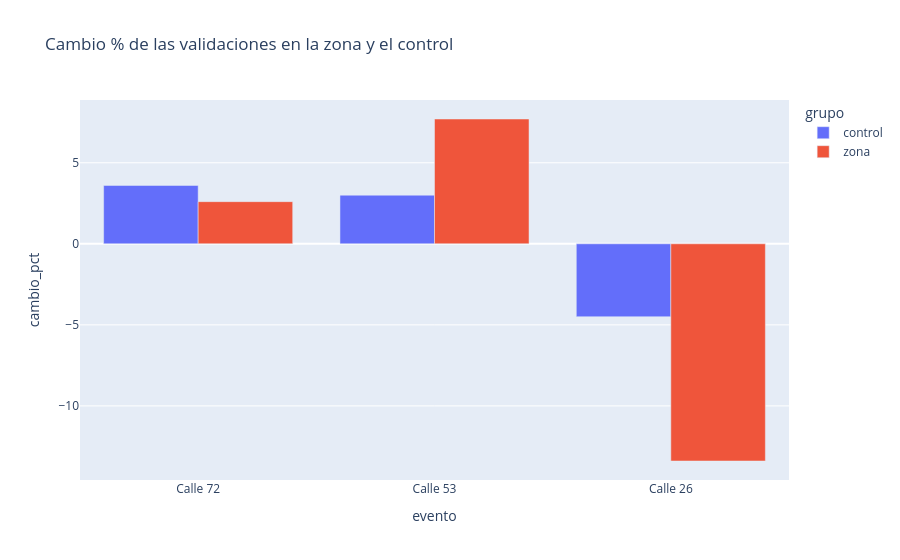

Source (notebook cell):
### Code cell
import plotly.express as px
px.bar(comparaciones,x="evento",y="cambio_pct",color="grupo",barmode="group",title="Cambio % de las validaciones en la zona y el control")

### Figure 1 — Plotly figure (JSON) as saved in the notebook; plotly's stock layout.template omitted (floating-point values rounded to 4 significant figures)
{"data": [{"alignmentgroup": "True", "hovertemplate": "grupo=control<br>evento=%{x}<br>cambio_pct=%{y}<extra></extra>", "legendgroup": "control", "marker": {"color": "#636efa", "pattern": {"shape": ""}}, "name": "control", "offsetgroup": "control", "orientation": "v", "showlegend": true, "textposition": "auto", "type": "bar", "x": ["Calle 72", "Calle 53", "Calle 26"], "xaxis": "x", "y": [3.6, 3.0, -4.5], "yaxis": "y"}, {"alignmentgroup": "True", "hovertemplate": "grupo=zona<br>evento=%{x}<br>cambio_pct=%{y}<extra></extra>", "legendgroup": "zona", "marker": {"color": "#EF553B", "pattern": {"shape": ""}}, "name": "zona", "offsetgroup": "zona", "orientation": "v", "showlegend": true, "textposition": "auto", "type": "bar", "x": ["Calle 72", "Calle 53", "Calle 26"], "xaxis": "x", "y": [2.6, 7.7, -13.4], "yaxis": "y"}], "layout": {"barmode": "group", "legend": {"title": {"text": "grupo"}, "tracegroupgap": 0}, "title": {"text": "Cambio % de las validaciones en la zona y el control"}, "xaxis": {"anchor": "y", "domain": [0, 1], "title": {"text": "evento"}}, "yaxis": {"anchor": "x", "domain": [0, 1], "title": {"text": "cambio_pct"}}}}
